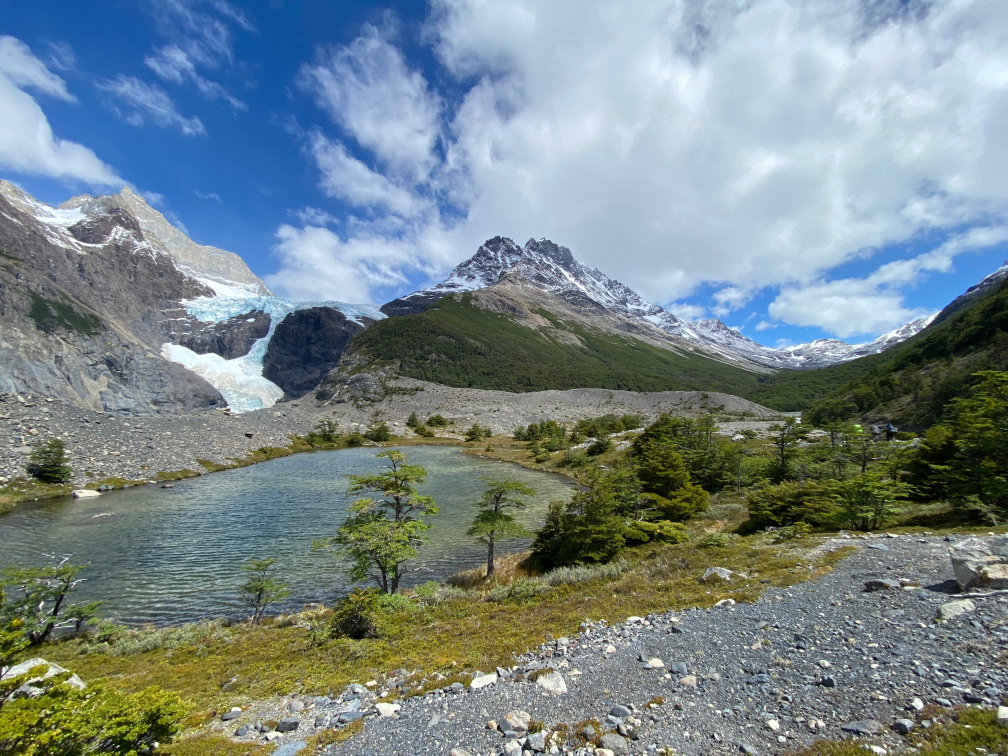
#> input picture PythonIA/modulo1/img/1.jpg, 4032 x 3024 px, given in place of the camera (shown at 1/4 size)
$ python sesion4.py
#> lines starting #> are read from the running program, lines starting #| are printed output that depends on the picture; after the words box and inside, x2 and y2 are one past the last pixel; in counts of white or black regions, pixels touching at a corner belong together
# -------------------------------------------------------------------------
# Crack the Code
# Diseño de filtros con Python
# Sesión 4 - Crea tu propio filtro
# -------------------------------------------------------------------------
# Importar bibliotecas que se utilizarán - no modifiques esta sección
from imagenes import imshow
import cv2
import numpy as np

# -------------------------------------------------------------------------
# Escribe tu código aquí:

# Ejemplo 1: Utilizar filtros usando la cámara web
# Pide a tus alumnos que apaguen su camara en zoom
# de lo contrario no prodrán usarla en pycharm

# -------------------------------------------------------------------------
# Escribe tu código aquí:

# Actividad 1: Utilizar la camara web

# Abre la camara
cap = cv2.VideoCapture(0, cv2.CAP_DSHOW)

# Utiliza la camara hasta que la tecla q es presionada
while True:
    # Toma una fotografía y la muestra en pantalla
    ret, frame = cap.read()
#> frame is the input picture: shape (3024, 4032, 3); mean B, G, R 137.7, 135.2, 119.6

    # comprobar que exista una imagen
    if not ret:
        break

    # Mostrar la imagen en pantalla
    cv2.imshow('frame', frame)

    # Actividad 2: Usar filtros usando la cámara
    # Estos son solo ejemplos pero se puede usar lo que sea

    # Cambiar contraste y brillo
    contraste = 1.2  # Mantenlo en el rando de 0.0 a 2.0
    brillo = -20      # Mantenlo en el rango -100 a 100
    nueva = cv2.convertScaleAbs(frame, alpha=contraste, beta=brillo)

    # Mejorar enfoque
    kernel = -1 * np.ones((5, 5), np.float32)
    kernel[2, 2] = 25
    enfoque = cv2.filter2D(nueva, -1, kernel)
    cv2.imshow('Enfoque', enfoque)

    # -------------------------------------------------------------------------
    # Ejemplo 2: Crear caricatura de la foto (con funciones nuevas)

    # Convertir imagen a grises
    grises = cv2.cvtColor(frame, cv2.COLOR_BGR2GRAY)

    # Crea bordes de la imagen binaria (no usado en clase)
    bordes = cv2.adaptiveThreshold(grises, 255, cv2.ADAPTIVE_THRESH_MEAN_C,
                                   cv2.THRESH_BINARY, 11, 2)
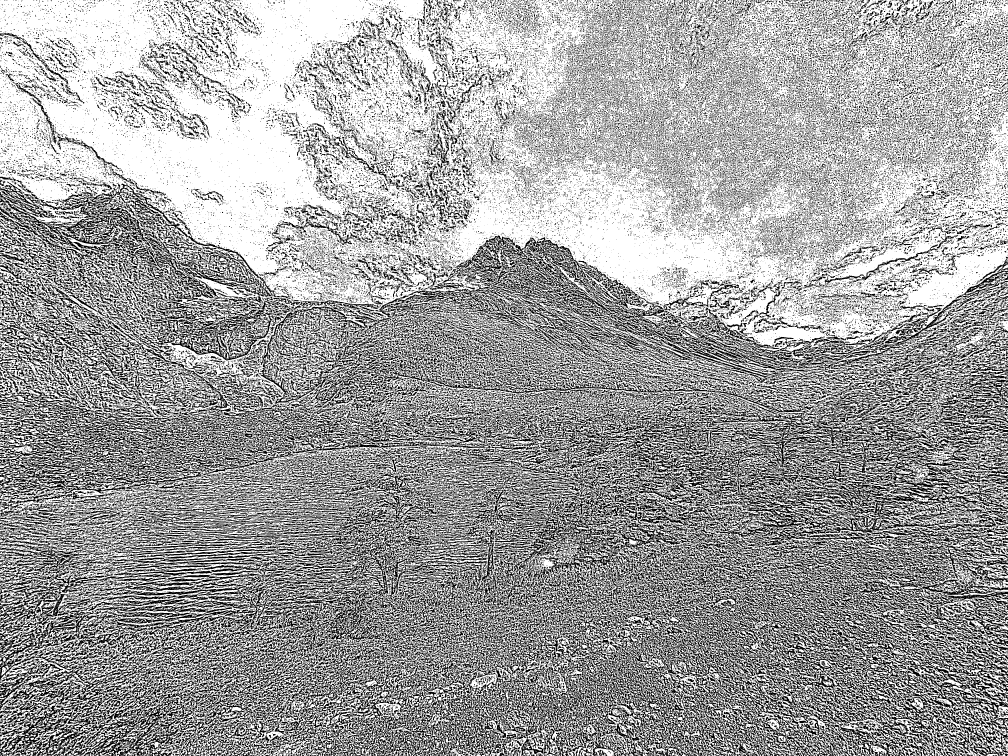
#> bordes: shape (3024, 4032) (shown at 1/4 size); 62.4% white; 99795 black regions (83138 under 20 px), largest, box (x1, y1, x2, y2) and area: (0, 1313, 4032, 3024) 2022220, (1821, 942, 3615, 1512) 139527, (0, 726, 1106, 1214) 98424
    cv2.imshow('Bordes', bordes)

    # Limpiar bordes
    kernel = np.ones((3, 3), np.uint8)
    dilatacion = cv2.dilate(bordes, kernel)
#> dilatacion: shape (3024, 4032); 91.5% white; black in thin lines or dots
    cv2.imshow('Dilatacion', dilatacion)

    # -------------------------------------------------------------------------
    # Ejemplo 3: Combinar camara y cambio de fondo

    # Crear imagen binaria
    _, binaria = cv2.threshold(grises, 100, 255, cv2.THRESH_BINARY)  # Modifica el segundo parámetro
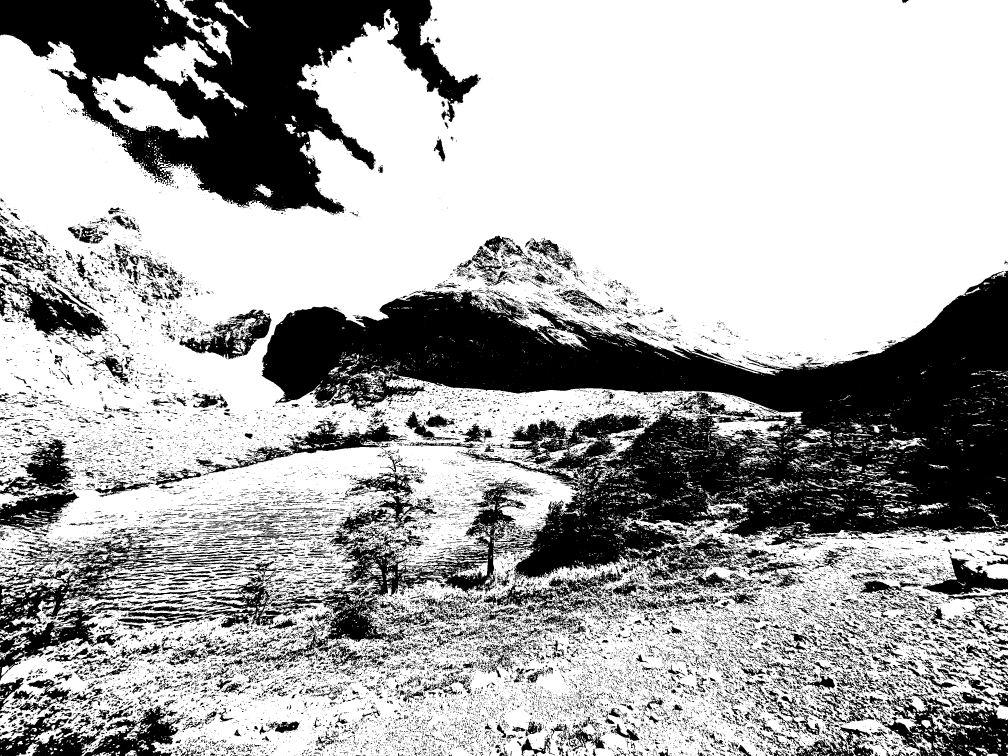
#> binaria: shape (3024, 4032) (shown at 1/4 size); 67% white; 35958 black regions (30016 under 20 px), largest, box (x1, y1, x2, y2) and area: (1022, 1083, 4032, 2683) 1815020, (0, 0, 1924, 858) 728012, (0, 2147, 846, 2554) 69548
    binaria = cv2.bitwise_not(binaria)

    # Separar la persona de imagen original
    persona = np.zeros(frame.shape, np.uint8)
    for i in range(3):
        persona[:, :, i] = cv2.bitwise_and(frame[:, :, i], binaria)
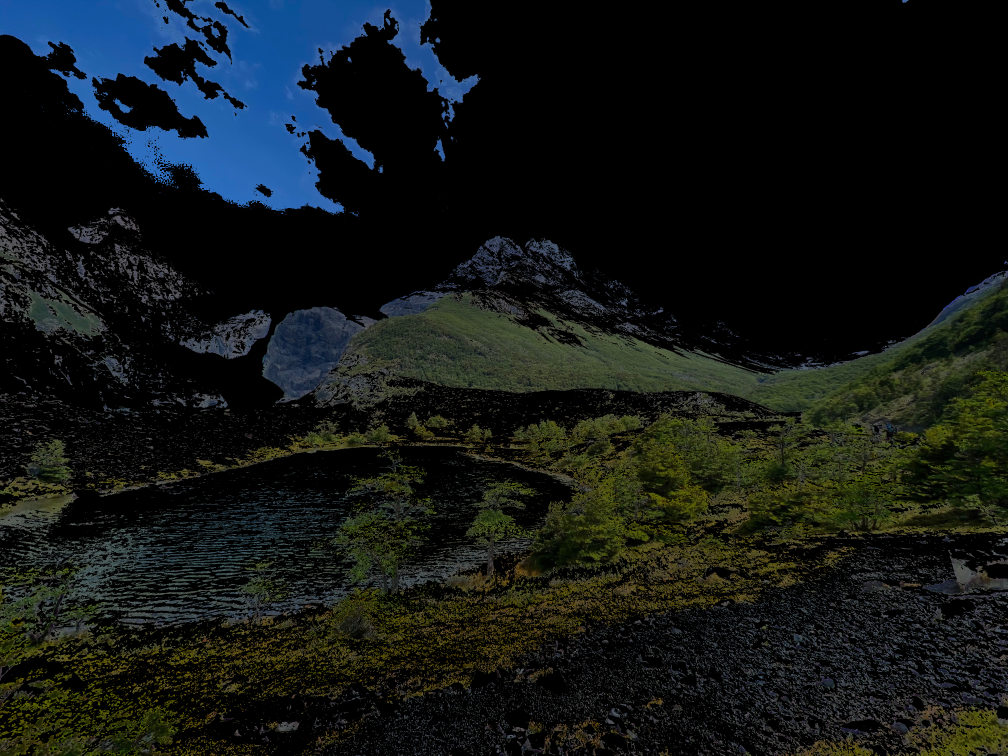
#> persona: shape (3024, 4032, 3) (shown at 1/4 size); mean B, G, R 22.6, 23.8, 18.9
    imshow('Persona', persona)
#> (this line was passed over: imagenes is not available in this run)

    # Leer imagen del fondo y cambiar tamaño para que sea el mismo
    fondo = cv2.imread("./img/fondo.jpg")
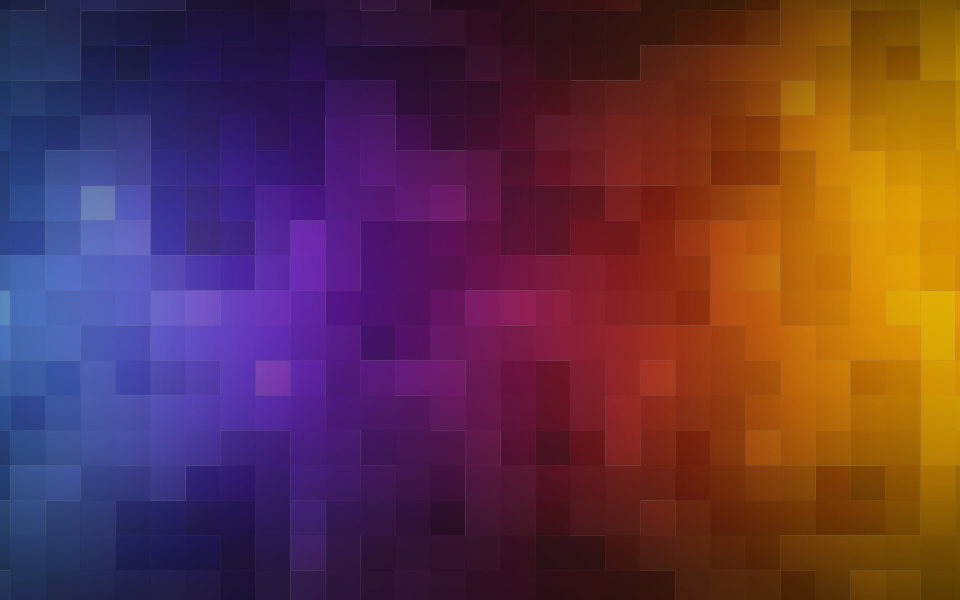
#> input picture PythonIA/modulo1/img/fondo.jpg, 1920 x 1200 px (shown at 1/2 size)
#> fondo is the input picture: shape (1200, 1920, 3); mean B, G, R 67.3, 52.5, 96.4
    fondo = cv2.resize(fondo, binaria.shape[::-1])
#> fondo: shape (3024, 4032, 3)

    # Obtener el fondo con el espacio de la persona
    for i in range(3):
        fondo[:, :, i] = cv2.bitwise_and(fondo[:, :, i], cv2.bitwise_not(binaria))
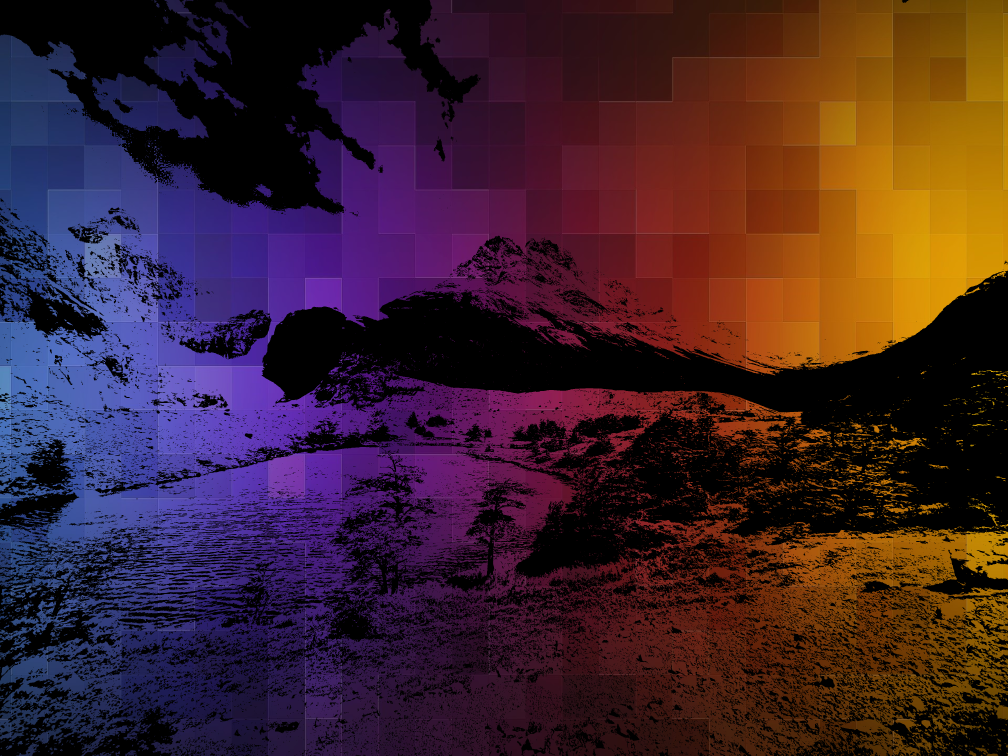
#> fondo: shape (3024, 4032, 3) (shown at 1/4 size); mean B, G, R 45.5, 34.6, 62.9

    # Combinar la persona con el fondo
    persona += fondo
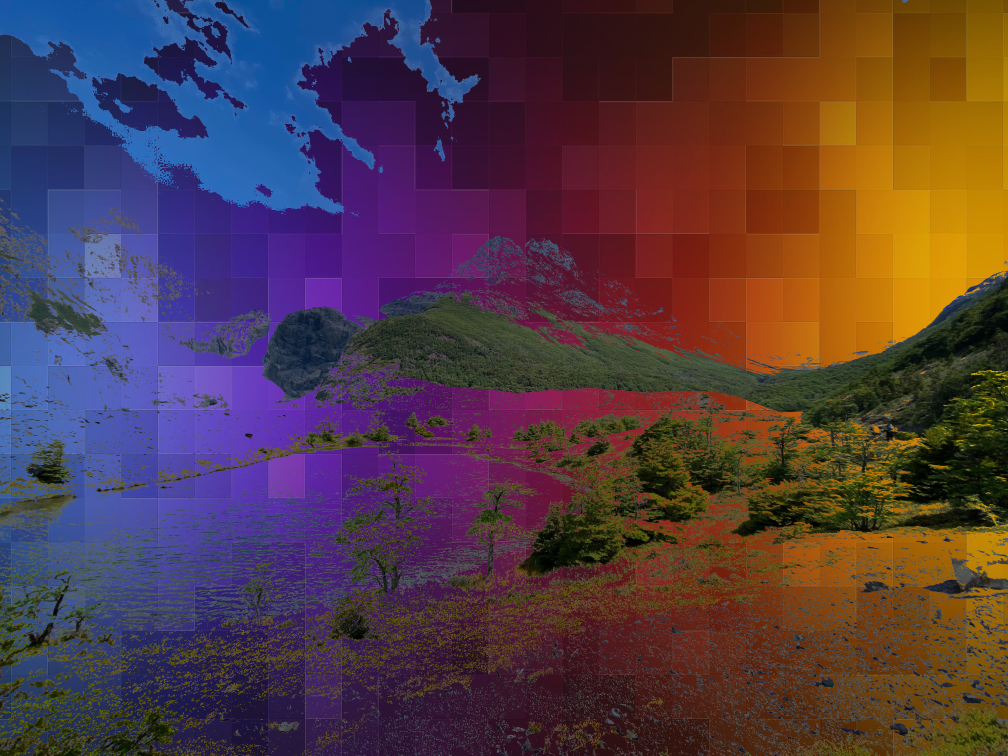
#> persona: shape (3024, 4032, 3) (shown at 1/4 size); mean B, G, R 68, 58.4, 81.8
    imshow('Persona', persona)
#> (this line was passed over: imagenes is not available in this run)

    # -------------------------------------------------------------------------
    # Cerrar ventanas cuando se presiona la tecla q
    if cv2.waitKey(1) & 0xFF == ord('q'):
#> (key q is pressed here)
        break

# -------------------------------------------------------------------------
# Cierra la cámara y las ventanas abiertas
cv2.destroyAllWindows()
cap.release()
